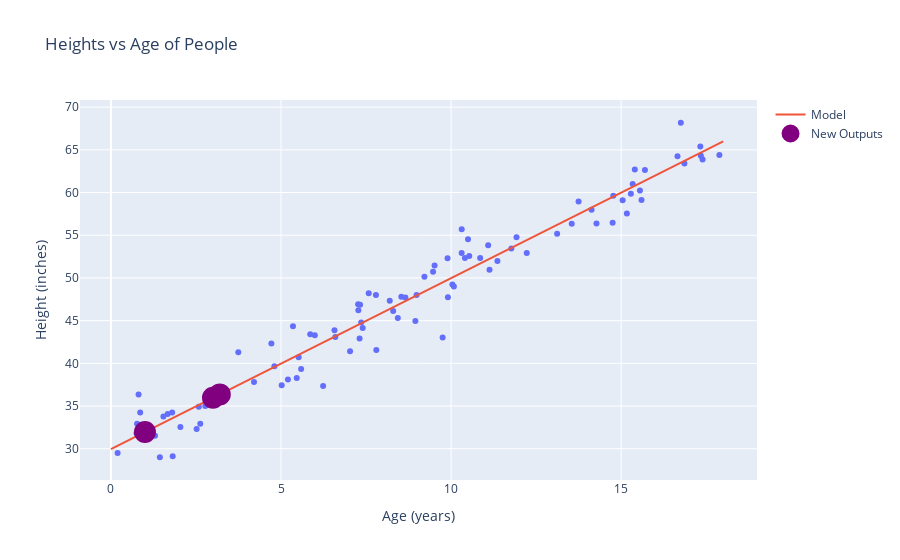

Source (notebook cell):
### Code cell
make_picture("AgesAndHeights.pkl", model_in, floats_string_to_np_array('1, 3, 3.2, '), 'x.svg')
